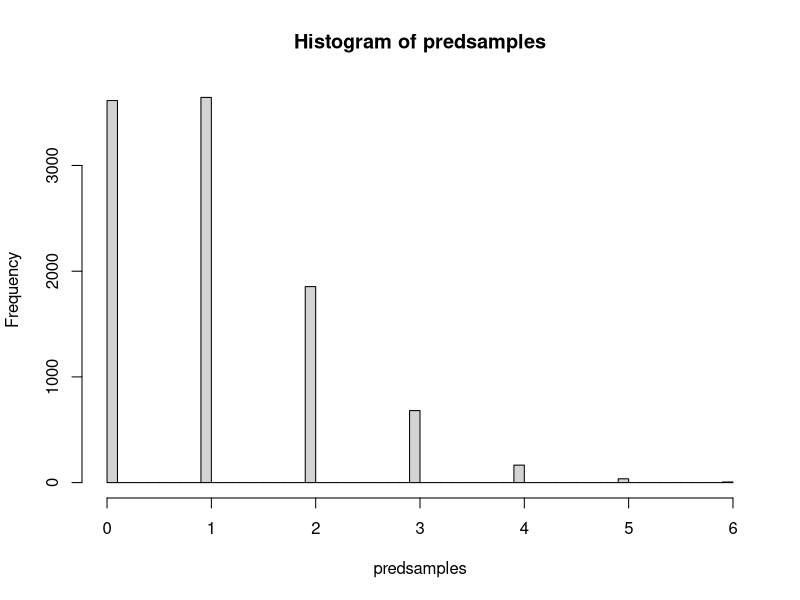

Source code (R):
## ---- chunk 1
knitr::opts_chunk$set(echo = TRUE)
## ---- chunk 2
bid <- read.table("../data/eBayNumberOfBidderData.dat", header = TRUE)
## ---- chunk 3
glm_res <- glm(nBids ~ . - 1, data = bid, family = poisson(link = "log"))
summary(glm_res)
## ---- chunk 4
library(mvtnorm)

logprior <- function(beta, mu, sigma){
    dmvnorm(beta, mean = mu, sigma = sigma, log = TRUE)
}

loglikelihood <- function(beta, X, Y){
    linear_prediction <- t(X) %*% beta
    probabilities <- Y * linear_prediction - exp(linear_prediction)
    loglike <- sum(probabilities)

    ## if (abs(loglike) == Inf)
    ##     loglike = -20000

    loglike
}

## loglikelihood <- function(beta, X, Y) {
##   linear_prediction <- t(X) %*% beta
##   probs <- dpois(Y , lambda = exp(linear_prediction), log = TRUE)
##   sum(probs)
## }

logposterior <- function(beta, X, Y, prior_mu, prior_sigma){
    loglikelihood(beta, X, Y) + logprior(beta, prior_mu, prior_sigma)
}

X <- as.matrix(bid[,-1])
Y <- as.matrix(bid[,1])

mu <- rep(0, ncol(X))
sigma <- 100 * solve(t(X) %*% X)

normal_res <- optim(par = matrix(rep(0, ncol(X)), ncol = 1),
                 fn = logposterior, method = "BFGS", hessian = TRUE,
                 X = t(X), Y = Y,
                 prior_mu= mu, prior_sigma = sigma,
                 control=list(fnscale=-1))
hessian <- normal_res$hessian
## ---- chunk 5

## ---- chunk 6
targetdensity <- function(theta, prior_mu, prior_sigma, X, Y, ...) {
    likelihood <- dpois(Y, lambda = exp(t(X) %*% t(theta)), log = TRUE)
    prior <- dmvnorm(theta, mean = prior_mu, sigma = prior_sigma, log = TRUE)
    sum(likelihood) + prior
}

proposaldensity <- function(theta, mu, prop_sigma, ...){
    dmvnorm(theta, mean = mu, sigma = prop_sigma, log = TRUE)
}

proposalsampler <- function(mu, prop_sigma, ...){
    matrix(rmvnorm(1, mean = mu, sigma = prop_sigma), nrow = 1)
}

metropolis_hastings <- function(log_targ_post_func, log_prop_func, prop_sampler,
                                X0, iters, ...){
    x <- X0
    values <- matrix(0, ncol = length(X0), nrow = iters + 1)
    values[1,] <- X0

    alpha <- function(x, y, ...) {
        numerator <- log_targ_post_func(y, ...) + log_prop_func(x, y, ...)
        denominator <- log_targ_post_func(x, ...) + log_prop_func(y, x, ...)
        exp(numerator - denominator)
    }

    for (i in 1:iters) {
        y <- prop_sampler(x, ...)
        u <- runif(1)

        if (u < alpha(x, y, ...)) {
            x <- y
        }

        values[i+1,] <- x
    }

    values
}

iters <- 5000
X0 <- rep(0, times = ncol(X))

params <- list(
    log_targ_post_func = targetdensity,
    log_prop_func = proposaldensity,
    prop_sampler = proposalsampler,
    X0 = matrix(rep(0, times = ncol(X)), nrow = 1),
    iters = iters,
    X = t(X),
    Y = Y,
    prior_mu = rep(0, times = ncol(X)),
    prior_sigma = 100 * solve(t(X) %*% X),
    prop_sigma = 0.6 * -solve(hessian)
)

metro_res <- do.call(metropolis_hastings, params)
## ---- chunk 7
as.vector(normal_res$par)
as.vector(coef(glm_res))
as.vector(colMeans(metro_res))
## ---- chunk 8
Xpred <- matrix(c(1, 1, 1, 1, 0, 0, 0, 1, 0.5), nrow = 1)
predsamples <- rpois(10000, lambda = exp(Xpred %*% t(metro_res)))

mean(predsamples == 0)
hist(predsamples, breaks = 50)
